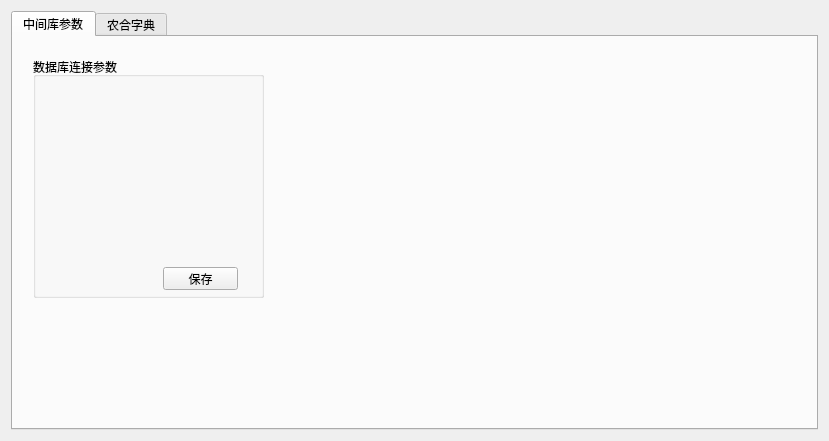
<?xml version="1.0" encoding="UTF-8"?>
<ui version="4.0">
 <class>Ruralcooperativedictionary</class>
 <widget class="QWidget" name="Ruralcooperativedictionary">
  <property name="geometry">
   <rect>
    <x>0</x>
    <y>0</y>
    <width>829</width>
    <height>441</height>
   </rect>
  </property>
  <property name="windowTitle">
   <string>Ruralcooperativedictionary</string>
  </property>
  <layout class="QVBoxLayout" name="verticalLayout_3">
   <item>
    <widget class="QTabWidget" name="tabWidget">
     <property name="currentIndex">
      <number>0</number>
     </property>
     <widget class="QWidget" name="tab">
      <attribute name="title">
       <string>中间库参数</string>
      </attribute>
      <widget class="QGroupBox" name="groupBox_7">
       <property name="geometry">
        <rect>
         <x>20</x>
         <y>20</y>
         <width>231</width>
         <height>241</height>
        </rect>
       </property>
       <property name="title">
        <string>数据库连接参数</string>
       </property>
       <widget class="QWidget" name="layoutWidget_2">
        <property name="geometry">
         <rect>
          <x>10</x>
          <y>59</y>
          <width>201</width>
          <height>22</height>
         </rect>
        </property>
        <layout class="QHBoxLayout" name="horizontalLayout_16">
         <item>
          <widget class="QLabel" name="label_8">
           <property name="text">
            <string>服务器名：</string>
           </property>
          </widget>
         </item>
         <item>
          <widget class="QLineEdit" name="lineEdit_4">
           <property name="text">
            <string>192.168.1.88</string>
           </property>
          </widget>
         </item>
        </layout>
       </widget>
       <widget class="QWidget" name="layoutWidget_3">
        <property name="geometry">
         <rect>
          <x>10</x>
          <y>96</y>
          <width>201</width>
          <height>22</height>
         </rect>
        </property>
        <layout class="QHBoxLayout" name="horizontalLayout_17">
         <item>
          <widget class="QLabel" name="label_9">
           <property name="text">
            <string>登录用户：</string>
           </property>
          </widget>
         </item>
         <item>
          <widget class="QLineEdit" name="lineEdit_5">
           <property name="text">
            <string>Sn322</string>
           </property>
          </widget>
         </item>
        </layout>
       </widget>
       <widget class="QWidget" name="layoutWidget_4">
        <property name="geometry">
         <rect>
          <x>10</x>
          <y>133</y>
          <width>201</width>
          <height>22</height>
         </rect>
        </property>
        <layout class="QHBoxLayout" name="horizontalLayout_18">
         <item>
          <widget class="QLabel" name="label_10">
           <property name="text">
            <string>登录密码：</string>
           </property>
          </widget>
         </item>
         <item>
          <widget class="QLineEdit" name="lineEdit_6">
           <property name="text">
            <string>322322</string>
           </property>
          </widget>
         </item>
        </layout>
       </widget>
       <widget class="QWidget" name="layoutWidget_5">
        <property name="geometry">
         <rect>
          <x>10</x>
          <y>170</y>
          <width>201</width>
          <height>22</height>
         </rect>
        </property>
        <layout class="QHBoxLayout" name="horizontalLayout_19">
         <item>
          <widget class="QLabel" name="label_11">
           <property name="text">
            <string>数据库：  </string>
           </property>
          </widget>
         </item>
         <item>
          <widget class="QLineEdit" name="lineEdit_7">
           <property name="text">
            <string>MIS_20140218101037</string>
           </property>
          </widget>
         </item>
        </layout>
       </widget>
       <widget class="QPushButton" name="saveButton">
        <property name="geometry">
         <rect>
          <x>130</x>
          <y>210</y>
          <width>75</width>
          <height>23</height>
         </rect>
        </property>
        <property name="text">
         <string>保存</string>
        </property>
       </widget>
       <widget class="QWidget" name="layoutWidget">
        <property name="geometry">
         <rect>
          <x>10</x>
          <y>22</y>
          <width>201</width>
          <height>22</height>
         </rect>
        </property>
        <layout class="QHBoxLayout" name="horizontalLayout_15">
         <item>
          <widget class="QLabel" name="label_7">
           <property name="text">
            <string>系统类型：</string>
           </property>
          </widget>
         </item>
         <item>
          <widget class="QLineEdit" name="lineEdit_3">
           <property name="text">
            <string>Microsoft SQL server</string>
           </property>
          </widget>
         </item>
        </layout>
       </widget>
      </widget>
     </widget>
     <widget class="QWidget" name="tab_2">
      <attribute name="title">
       <string>农合字典</string>
      </attribute>
      <layout class="QVBoxLayout" name="verticalLayout_4">
       <item>
        <layout class="QHBoxLayout" name="horizontalLayout_6">
         <item>
          <widget class="QPushButton" name="queryButton">
           <property name="font">
            <font>
             <family>Agency FB</family>
             <pointsize>12</pointsize>
            </font>
           </property>
           <property name="text">
            <string>查询</string>
           </property>
          </widget>
         </item>
         <item>
          <spacer name="horizontalSpacer_2">
           <property name="orientation">
            <enum>Qt::Horizontal</enum>
           </property>
           <property name="sizeHint" stdset="0">
            <size>
             <width>40</width>
             <height>20</height>
            </size>
           </property>
          </spacer>
         </item>
        </layout>
       </item>
       <item>
        <layout class="QHBoxLayout" name="horizontalLayout_9">
         <item>
          <layout class="QVBoxLayout" name="verticalLayout">
           <item>
            <layout class="QHBoxLayout" name="horizontalLayout_2">
             <item>
              <widget class="QLabel" name="label">
               <property name="text">
                <string>查询条件：</string>
               </property>
              </widget>
             </item>
             <item>
              <widget class="QComboBox" name="comboBox">
               <property name="sizePolicy">
                <sizepolicy hsizetype="Expanding" vsizetype="Fixed">
                 <horstretch>0</horstretch>
                 <verstretch>0</verstretch>
                </sizepolicy>
               </property>
               <item>
                <property name="text">
                 <string>全部</string>
                </property>
               </item>
               <item>
                <property name="text">
                 <string>药品名称</string>
                </property>
               </item>
              </widget>
             </item>
            </layout>
           </item>
           <item>
            <layout class="QHBoxLayout" name="horizontalLayout_3">
             <item>
              <widget class="QLabel" name="label_2">
               <property name="text">
                <string>查询内容：</string>
               </property>
              </widget>
             </item>
             <item>
              <widget class="QLineEdit" name="lineEdit"/>
             </item>
            </layout>
           </item>
           <item>
            <widget class="QGroupBox" name="groupBox">
             <property name="title">
              <string>对应结果</string>
             </property>
             <layout class="QHBoxLayout" name="horizontalLayout_5">
              <item>
               <widget class="QRadioButton" name="radioButton">
                <property name="text">
                 <string>全部</string>
                </property>
               </widget>
              </item>
              <item>
               <widget class="QRadioButton" name="radioButton_3">
                <property name="text">
                 <string>未对应</string>
                </property>
               </widget>
              </item>
              <item>
               <widget class="QRadioButton" name="radioButton_2">
                <property name="text">
                 <string>已对应</string>
                </property>
               </widget>
              </item>
             </layout>
            </widget>
           </item>
           <item>
            <layout class="QHBoxLayout" name="horizontalLayout_4">
             <item>
              <spacer name="horizontalSpacer">
               <property name="orientation">
                <enum>Qt::Horizontal</enum>
               </property>
               <property name="sizeHint" stdset="0">
                <size>
                 <width>40</width>
                 <height>20</height>
                </size>
               </property>
              </spacer>
             </item>
             <item>
              <widget class="QPushButton" name="browseButton">
               <property name="sizePolicy">
                <sizepolicy hsizetype="Minimum" vsizetype="Fixed">
                 <horstretch>0</horstretch>
                 <verstretch>0</verstretch>
                </sizepolicy>
               </property>
               <property name="font">
                <font>
                 <family>Agency FB</family>
                 <pointsize>12</pointsize>
                </font>
               </property>
               <property name="text">
                <string>搜索</string>
               </property>
              </widget>
             </item>
             <item>
              <widget class="QPushButton" name="clearButton">
               <property name="sizePolicy">
                <sizepolicy hsizetype="Minimum" vsizetype="Fixed">
                 <horstretch>0</horstretch>
                 <verstretch>0</verstretch>
                </sizepolicy>
               </property>
               <property name="font">
                <font>
                 <family>Agency FB</family>
                 <pointsize>12</pointsize>
                </font>
               </property>
               <property name="text">
                <string>清空</string>
               </property>
              </widget>
             </item>
            </layout>
           </item>
           <item>
            <widget class="QTableWidget" name="tableWidget">
             <column>
              <property name="text">
               <string>编码</string>
              </property>
             </column>
             <column>
              <property name="text">
               <string>名称</string>
              </property>
             </column>
             <column>
              <property name="text">
               <string>规格</string>
              </property>
             </column>
             <column>
              <property name="text">
               <string>生产厂商</string>
              </property>
             </column>
             <column>
              <property name="text">
               <string>单位</string>
              </property>
             </column>
             <column>
              <property name="text">
               <string>转换倍率</string>
              </property>
             </column>
             <column>
              <property name="text">
               <string>最小单位</string>
              </property>
             </column>
             <column>
              <property name="text">
               <string>医疗项目分类</string>
              </property>
             </column>
             <column>
              <property name="text">
               <string>农合编码</string>
              </property>
             </column>
            </widget>
           </item>
          </layout>
         </item>
         <item>
          <layout class="QVBoxLayout" name="verticalLayout_2">
           <item>
            <layout class="QHBoxLayout" name="horizontalLayout_7">
             <item>
              <widget class="QLabel" name="label_3">
               <property name="text">
                <string>查询条件：</string>
               </property>
              </widget>
             </item>
             <item>
              <widget class="QComboBox" name="comboBox_2">
               <property name="sizePolicy">
                <sizepolicy hsizetype="Expanding" vsizetype="Fixed">
                 <horstretch>0</horstretch>
                 <verstretch>0</verstretch>
                </sizepolicy>
               </property>
               <item>
                <property name="text">
                 <string>全部</string>
                </property>
               </item>
               <item>
                <property name="text">
                 <string>药品名称</string>
                </property>
               </item>
              </widget>
             </item>
            </layout>
           </item>
           <item>
            <layout class="QHBoxLayout" name="horizontalLayout_8">
             <item>
              <widget class="QLabel" name="label_4">
               <property name="text">
                <string>查询内容：</string>
               </property>
              </widget>
             </item>
             <item>
              <widget class="QLineEdit" name="lineEdit_2"/>
             </item>
            </layout>
           </item>
           <item>
            <widget class="QGroupBox" name="groupBox_5">
             <property name="title">
              <string>字典分类</string>
             </property>
             <layout class="QHBoxLayout" name="horizontalLayout_10">
              <item>
               <widget class="QRadioButton" name="radioButton_14">
                <property name="text">
                 <string>1-药品字典</string>
                </property>
               </widget>
              </item>
              <item>
               <widget class="QRadioButton" name="radioButton_15">
                <property name="text">
                 <string>2-医疗项目字典</string>
                </property>
               </widget>
              </item>
              <item>
               <widget class="QRadioButton" name="radioButton_16">
                <property name="text">
                 <string>3-材料字典</string>
                </property>
               </widget>
              </item>
             </layout>
            </widget>
           </item>
           <item>
            <layout class="QHBoxLayout" name="horizontalLayout">
             <item>
              <spacer name="horizontalSpacer_3">
               <property name="orientation">
                <enum>Qt::Horizontal</enum>
               </property>
               <property name="sizeHint" stdset="0">
                <size>
                 <width>40</width>
                 <height>20</height>
                </size>
               </property>
              </spacer>
             </item>
             <item>
              <widget class="QPushButton" name="browseButton_2">
               <property name="sizePolicy">
                <sizepolicy hsizetype="Minimum" vsizetype="Fixed">
                 <horstretch>0</horstretch>
                 <verstretch>0</verstretch>
                </sizepolicy>
               </property>
               <property name="font">
                <font>
                 <family>Agency FB</family>
                 <pointsize>12</pointsize>
                </font>
               </property>
               <property name="text">
                <string>搜索</string>
               </property>
              </widget>
             </item>
             <item>
              <widget class="QPushButton" name="clearButton_2">
               <property name="sizePolicy">
                <sizepolicy hsizetype="Minimum" vsizetype="Fixed">
                 <horstretch>0</horstretch>
                 <verstretch>0</verstretch>
                </sizepolicy>
               </property>
               <property name="font">
                <font>
                 <family>Agency FB</family>
                 <pointsize>12</pointsize>
                </font>
               </property>
               <property name="text">
                <string>清空</string>
               </property>
              </widget>
             </item>
            </layout>
           </item>
           <item>
            <widget class="QTableWidget" name="tableWidget_2">
             <column>
              <property name="text">
               <string>代码</string>
              </property>
             </column>
             <column>
              <property name="text">
               <string>化学名称</string>
              </property>
             </column>
             <column>
              <property name="text">
               <string>常用名称</string>
              </property>
             </column>
             <column>
              <property name="text">
               <string>常用名称拼音</string>
              </property>
             </column>
             <column>
              <property name="text">
               <string>剂型名称</string>
              </property>
             </column>
             <column>
              <property name="text">
               <string>药品属性</string>
              </property>
             </column>
            </widget>
           </item>
          </layout>
         </item>
        </layout>
       </item>
       <item>
        <widget class="QLabel" name="label_6">
         <property name="text">
          <string/>
         </property>
        </widget>
       </item>
      </layout>
     </widget>
    </widget>
   </item>
  </layout>
 </widget>
 <layoutdefault spacing="6" margin="11"/>
 <resources/>
 <connections/>
</ui>
